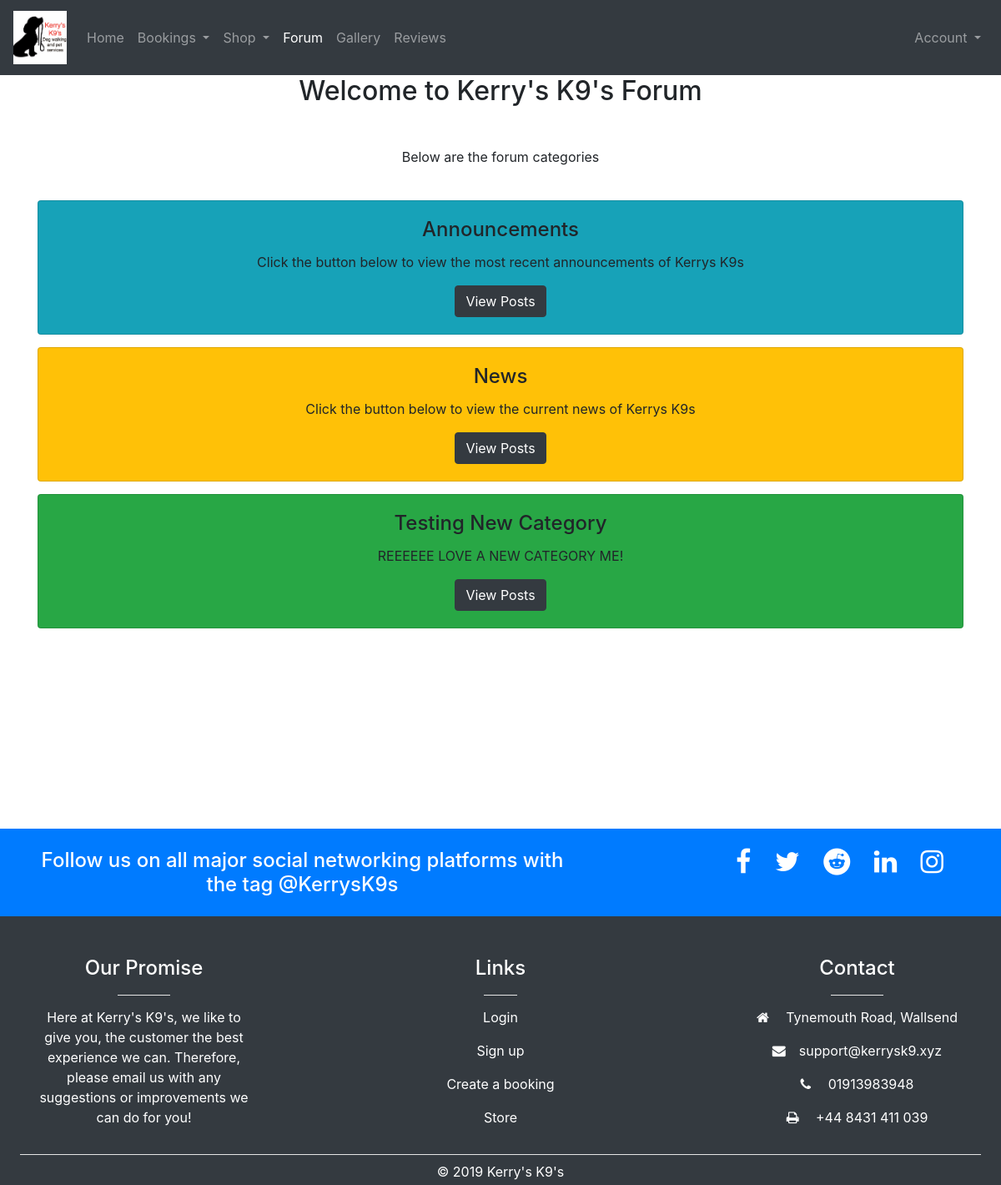
/forum.php, run on the app's committed database.
### tables this page shows
CREATE TABLE `forum_category` (
  `id` int(11) NOT NULL,
  `category` text NOT NULL,
  `category_desc` text NOT NULL,
  `colour` text NOT NULL
);

### forum.php (the view, shortened to what this page needs)
<?php
include_once 'inc/dbconnect.php';
$sqlfindcategories = "SELECT * FROM `forum_category` ORDER BY `category`";
$findcategories = mysqli_query($conn, $sqlfindcategories);
$ctcat = mysqli_num_rows($findcategories);
?>
<!doctype html>
<html lang="en">
  <head>
    <link href="//maxcdn.bootstrapcdn.com/bootstrap/4.1.1/css/bootstrap.min.css" rel="stylesheet" id="bootstrap-css">
   	<link rel="stylesheet" href="https://stackpath.bootstrapcdn.com/font-awesome/4.7.0/css/font-awesome.min.css">
  </head>
  <body>
  <?php include "inc/header.php"; ?>
<center>
<div class="container" style='min-height:40vh'>
  <h2 class="mb-4">Welcome to Kerry's K9's Forum</h2><br>
  <p>Below are the forum categories</p>
  <br>
  <?php
  if ($ctcat != 0)
  {
    while ($rowctcat = $findcategories->fetch_assoc())
    {
      $cat_id = $rowctcat['id'];
      $category = $rowctcat['category'];
      $cat_desc = $rowctcat['category_desc'];
      $colour = $rowctcat['colour'];
      echo "
      <form action='forum-posts.php' method='post'>
      <div class='card bg-$colour' style='margin-bottom: 15px'>
      <div class='card-body'>
        <h4 class='card-title'>$category</h4>
        <p class='card-text'>$cat_desc</p>
        <input type='hidden' value='$cat_id' name='id'>
        <input type='submit' value='View Posts' class='btn btn-dark'>
      </div>
    </div>
    </form>";
    }
  }
  else
  {
    echo "<h5>There are no categories</h5>";
  }
  ?>
</div>
<?php include "inc/footer.php"; ?>
</body>
</html>

### inc/header.php (shortened to what this page needs)
<?php
$url = 'http://' . $_SERVER['SERVER_NAME'] . $_SERVER['REQUEST_URI'];
?>
<nav class="navbar navbar-expand-lg navbar-dark bg-dark">
<a class="navbar-brand" href="index">
    <img src="images/logo.png" width="64" height="64" alt="">
  </a>
  <div class="collapse navbar-collapse" id="navbarSupportedContent">
    <ul class="navbar-nav mr-auto">
      <li class="nav-item <?php if (strpos($url,'index') !== false) {
    echo 'active';
} ?>">
        <a class="nav-link" href="index">Home</a>
      </li>
      <li class="nav-item dropdown">
        <a class="nav-link dropdown-toggle" href="#" id="navbarDropdown" role="button" data-toggle="dropdown" aria-haspopup="true" aria-expanded="false">
          Bookings
        </a>
      </li>
      <li class="nav-item dropdown">
        <a class="nav-link dropdown-toggle" href="#" id="navbarDropdown" role="button" data-toggle="dropdown" aria-haspopup="true" aria-expanded="false">
          Shop
        </a>
    </li>
      <li class="nav-item <?php if (strpos($url,'forum') !== false) {
    echo 'active';
} ?>">
        <a class="nav-link" href="forum">Forum</a>
      </li>
      <li class="nav-item <?php if (strpos($url,'gallery') !== false) {
    echo 'active';
} ?>">
        <a class="nav-link" href="gallery">Gallery</a>
      </li>
      <li class="nav-item <?php if (strpos($url,'reviews') !== false) {
    echo 'active';
} ?>">
        <a class="nav-link" href="reviews">Reviews</a>
      </li>
      </ul>
      <ul class="navbar-nav">
      <li class="nav-item dropdown">
        <a class="nav-link dropdown-toggle" href="#" id="navbarDropdown" role="button" data-toggle="dropdown" aria-haspopup="true" aria-expanded="false">
          <?php
          if (isset($_SESSION['user']) || isset($_SESSION['admin']))
          {
              echo $accountUser, "'s Account";
          }
          else
          {
            echo "Account";
          }
          ?>
        </a>
      </li>
    </ul>
  </div>
</nav>

### inc/footer.php (shortened to what this page needs)
<footer class='footer bg-dark text-white' style='bottom:0;padding-top: 0px;left:0;margin-top:5%;width:100%;'>
<?php
    $startYear = "2019";
?>
<div class='bg-primary'>
    <div class='container'>
        <div class='row py-4'>
            <div class='col-md-6 col-lg-7'>
                <h4 class='mb-0 white-text'>Follow us on all major social networking platforms with the tag @KerrysK9s</h4>
            </div>
            <div class='col-md-6 col-lg-5 text-right'>
                <a><i class='fa fa-facebook white-text mr-lg-4 fa-2x'> </i></a>
                <a><i class='fa fa-twitter white-text mr-lg-4 fa-2x'> </i></a>
                <a><i class='fa fa-reddit white-text mr-lg-4 fa-2x'> </i></a>
                <a><i class='fa fa-linkedin white-text mr-lg-4 fa-2x'> </i></a>
                <a><i class='fa fa-instagram white-text mr-lg-4 fa-2x'> </i></a>
            </div>
        </div>
    </div>
</div>
<div class='container pt-5 pb-2'>
    <div class='row'>
        <div class='col-md-3 col-lg-4 col-xl-3'>
            <h4>Our Promise</h4>
            <hr class='bg-white mb-2 mt-0 d-inline-block mx-auto w-25'>
            <p>
               Here at Kerry's K9's, we like to give you, the customer the best experience we can. Therefore, please email us with any suggestions or improvements we can do for you!
            </p>
        </div>
        <div class='col-md-2 col-lg-2 col-xl-2 mx-auto'>
            <h4>Links</h4>
            <hr class='bg-white mb-2 mt-0 d-inline-block mx-auto w-25'>
            <p><a href='../login' class='text-white'>Login</a></p>
            <p><a href='../signup' class='text-white'>Sign up</a></p>
            <p><a href='../select-staff' class='text-white'>Create a booking</a></p>
            <p><a href='../shop' class='text-white'>Store</a></p>
        </div>
        <div class='col-md-3 col-lg-3 col-xl-3'>
            <h4>Contact</h4>
            <hr class='bg-white mb-2 mt-0 d-inline-block mx-auto w-25'>
            <p><i class='fa fa-home mr-3'></i> Tynemouth Road, Wallsend</p>
            <p><i class='fa fa-envelope mr-3'></i>support@kerrysk9.xyz</p>
            <p><i class='fa fa-phone mr-3'></i> 01913983948</p>
            <p><i class='fa fa-print mr-3'></i> +44 8431 411 039</p>
        </div>
    </div>
</div>
<hr class='bg-white mx-4 mt-2 mb-1'>
<div class='container-fluid'>
    <p class='text-center m-0 py-1'>
    © <?php echo $startYear; ?> <a href='index.php' class='text-white'>Kerry's K9's</a>
    </p>
</div>
</footer>

### forum.php (style rules this page uses)
.footer { margin-top: 20% !important; }

### data on the page
forum_category: category "Announcements", category_desc "Click the button below to view the most recent announcements of Kerrys K9s"
forum_category: category "News", category_desc "Click the button below to view the current news of Kerrys K9s"
forum_category: category "Testing New Category", category_desc "REEEEEE LOVE A NEW CATEGORY ME!"

### other printed values
$startYear "2019"
